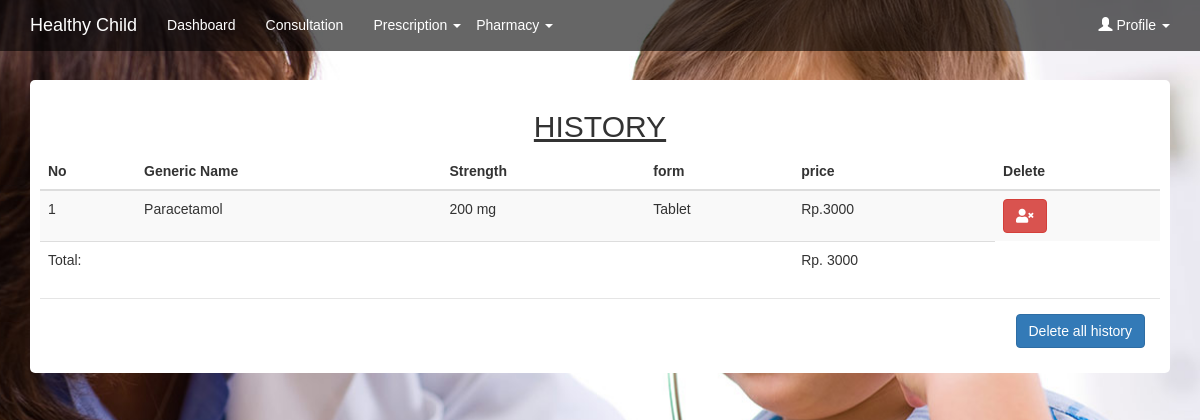
/index.php/welcome/history, run on the app's committed database.
### tables this page shows
CREATE TABLE `history` (
  `id` int(11) NOT NULL,
  `generic_name` varchar(20) NOT NULL,
  `strength` varchar(20) NOT NULL,
  `form` varchar(20) NOT NULL,
  `price` int(11) NOT NULL
);

### application/controllers/Welcome.php (called while the page is built, shortened)
<?php
class Welcome extends CI_Controller
{
	function __construct(){
		$this->load->library('form_validation');
		$this->load->model('hc_model');
	}
	public function history()
	{
		$data_order = $this->hc_model->gethistory();
		$this->load->view('view_patient/page_dashboards');
		$this->load->view('view_patient/page_history',['data'=>$data_order]);
	}
}

### index.php (called while the page is built, shortened)
<?php
require_once BASEPATH.'core/CodeIgniter.php';

### application/models/hc_model.php (called while the page is built, shortened)
<?php
class hc_model extends CI_Model{
	public function gethistory(){
		$this->db->select('*');
		$this->db->from('history');
		$query = $this->db->get();
		return $query->result();
	}
}

### application/views/view_patient/page_history.php (the view, shortened to what this page needs)
<!DOCTYPE html>
<html lang="en">
<head>
<body>
 <div class="container">
    <div class="box">
      <u><center><h2>HISTORY</h2></center></u>
      <form method="" action="<?= base_url() ?>index.php/welcome/deleteallhistory">
      <table class="table table-striped" id="table">
        <thead>
          <tr>
            <th>No</th>
            <th>Generic Name</th>
            <th>Strength</th>
            <th>form</th>
            <th>price</th>
            <th>Delete</th>
          </tr>
        </thead>
        <tbody>
          <?php $no=1; foreach ($data as $d )  {?>
          <tr>
            <td><?php echo $no++?></td>
            <td><?php echo $d->generic_name?></td>
            <td><?php echo $d->strength ?></td>
            <td><?php echo $d->form ?></td>
            <td>Rp.<?php echo $d->price ?></td>
            <td><a type="button" class="btn btn-danger"  href="<?= base_url() ?>index.php/welcome/deletehistory/<?= $d->id ?>" ><i class="fas fa-user-times"></i></a></td>
          <?php } ?>
          </tr>
          <tr>
            <?php
            $this->db->select('SUM(price) as total');
            $this->db->from('history');
            ?>
            <td colspan="4">Total:</td>
            <td> Rp. <?php echo $this->db->get()->row()->total; ?> </td>
        </tr>
        </tbody>
      </table>
      <div class="modal-footer">
        <input  type="submit" class="btn btn-primary" id="hapus" value="Delete all history" placeholder="Simpan">
      </div>
    </form>
    </div>
  </div>
</body>

### application/views/view_patient/page_dashboards.php (style rules this page uses)
.box { margin-top: 80px; margin-bottom: 20px; padding: 10px; background-color: #fff ; border-radius: 5px; }
body { background-size: cover; }

### data on the page
history: generic_name "Paracetamol", strength "200 mg", form "Tablet", price "3000"

### other printed values
$this->data['logo'] "Healthy Child"
$this->db->get()->row()->total "3000"
